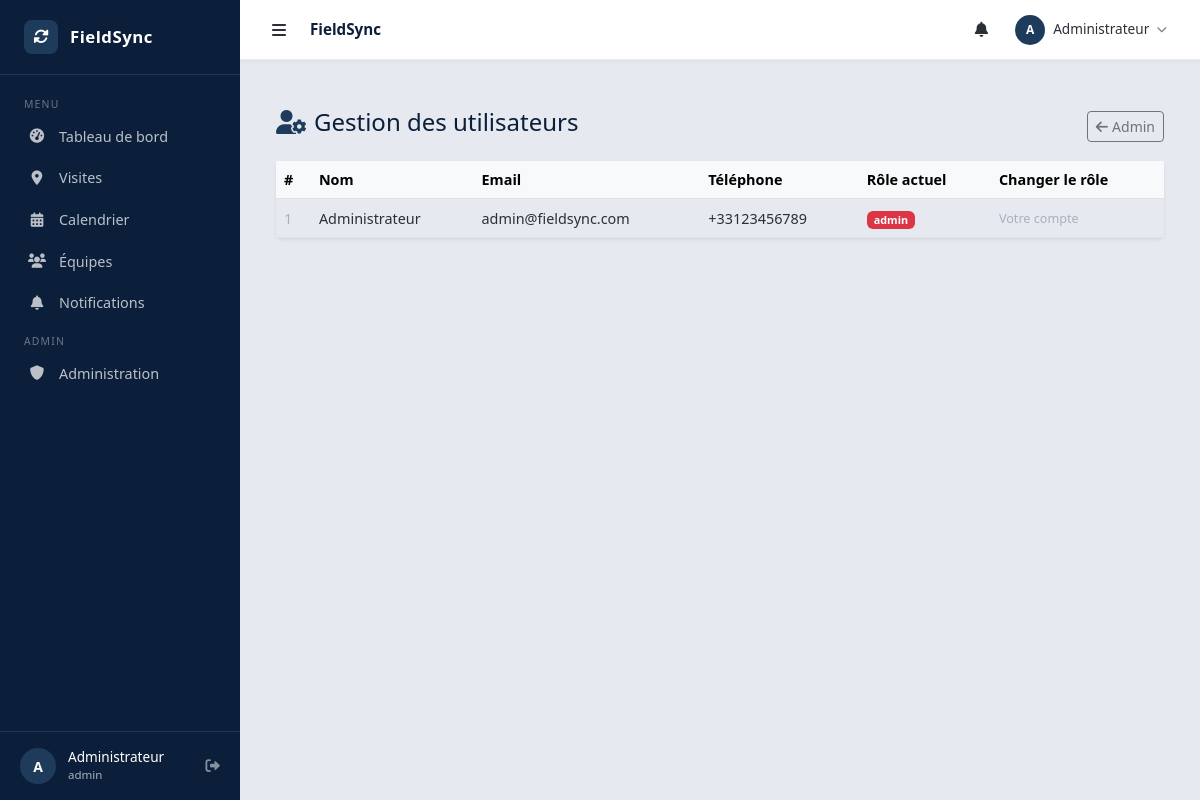
/index.php?controller=admin&action=users (signed in), run on the app's committed database.
### tables this page shows
CREATE TABLE IF NOT EXISTS `users` (
  `id` int(11) NOT NULL AUTO_INCREMENT,
  `name` varchar(100) NOT NULL,
  `email` varchar(100) NOT NULL,
  `password` varchar(255) NOT NULL,
  `role` enum('admin','manager','user') NOT NULL DEFAULT 'user',
  `phone` varchar(20) DEFAULT NULL,
  `created_at` datetime NOT NULL DEFAULT CURRENT_TIMESTAMP,
  `updated_at` datetime DEFAULT NULL ON UPDATE CURRENT_TIMESTAMP,
  PRIMARY KEY (`id`),
  UNIQUE KEY `email` (`email`)
);

### controllers/AdminController.php (called while the page is built, shortened)
<?php
class AdminController {
    private $db;
    public function __construct() {
        $database = new Database();
        $this->db = $database->getConnection();
    }
    public function users() {
        $user = new User($this->db);
        $users_stmt = $user->readAll();
        include 'views/admin/users.php';
    }
}
?>

### config/database.php (called while the page is built, shortened)
<?php
class Database {
    private $host;
    private $db_name;
    private $username;
    private $password;
    public function __construct() {
        $this->host     = $_ENV['DB_HOST']     ?? 'localhost';
        $this->db_name  = $_ENV['DB_NAME']     ?? 'fieldsync';
        $this->username = $_ENV['DB_USER']     ?? 'root';
        $this->password = $_ENV['DB_PASSWORD'] ?? '';
    }
    public function getConnection() {
        $this->conn = null;
        try {
            $this->conn = new PDO(
                "mysql:host={$this->host};dbname={$this->db_name};charset=utf8mb4",
                $this->username,
                $this->password
            );
            $this->conn->setAttribute(PDO::ATTR_ERRMODE, PDO::ERRMODE_EXCEPTION);
            $this->conn->setAttribute(PDO::ATTR_DEFAULT_FETCH_MODE, PDO::FETCH_ASSOC);
        } catch (PDOException $e) {
            error_log('DB connection error: ' . $e->getMessage());
            if (defined('DEBUG_MODE') && DEBUG_MODE) {
                echo "Erreur de connexion : " . $e->getMessage();
            } else {
                echo "Erreur de connexion à la base de données.";
            }
        }
        return $this->conn;
    }
}
?>

### models/User.php (called while the page is built, shortened)
<?php
class User {
    private $conn;
    private $table_name = "users";
    public function __construct($db) {
        $this->conn = $db;
    }
    public function readAll() {
        $query = "SELECT id, name, email, role, phone, created_at
                  FROM " . $this->table_name . "
                  ORDER BY name ASC";
        $stmt = $this->conn->prepare($query);
        $stmt->execute();
        return $stmt;
    }
}
?>

### views/admin/users.php (the view, shortened to what this page needs)
<?php include 'views/layout/header.php'; ?>
<div class="container mt-4">
    <div class="d-flex justify-content-between align-items-center mb-3">
        <h4><i class="fas fa-user-cog me-2 text-primary"></i>Gestion des utilisateurs</h4>
        <a href="index.php?controller=admin&action=index" class="btn btn-sm btn-outline-secondary">
            <i class="fas fa-arrow-left me-1"></i>Admin
        </a>
    </div>
    <div class="card border-0 shadow-sm">
        <div class="card-body p-0">
            <table class="table table-hover align-middle mb-0">
                <thead class="table-light">
                    <tr>
                        <th>#</th>
                        <th>Nom</th>
                        <th>Email</th>
                        <th>Téléphone</th>
                        <th>Rôle actuel</th>
                        <th>Changer le rôle</th>
                    </tr>
                </thead>
                <tbody>
                <?php while ($row = $users_stmt->fetch(PDO::FETCH_ASSOC)): ?>
                    <tr>
                        <td class="text-muted"><?= (int)$row['id'] ?></td>
                        <td><?= htmlspecialchars($row['name']) ?></td>
                        <td><?= htmlspecialchars($row['email']) ?></td>
                        <td><?= htmlspecialchars($row['phone'] ?? '/') ?></td>
                        <td>
                            <?php
                            $badge = ['admin' => 'danger', 'manager' => 'warning', 'user' => 'secondary'];
                            $b = $badge[$row['role']] ?? 'secondary';
                            ?>
                            <span class="badge bg-<?= $b ?>"><?= htmlspecialchars($row['role']) ?></span>
                        </td>
                        <td>
                            <?php if ((int)$row['id'] !== (int)$_SESSION['user_id']): ?>
                            <form method="POST" action="index.php?controller=admin&action=users" class="d-flex gap-2 align-items-center">
                                <input type="hidden" name="csrf_token" value="<?= generateCsrfToken() ?>">
                                <input type="hidden" name="user_id"    value="<?= (int)$row['id'] ?>">
                                <select name="role" class="form-select form-select-sm" style="width:120px">
                                    <option value="admin"   <?= $row['role']==='admin'   ? 'selected':'' ?>>admin</option>
                                    <option value="manager" <?= $row['role']==='manager' ? 'selected':'' ?>>manager</option>
                                    <option value="user"    <?= $row['role']==='user'    ? 'selected':'' ?>>user</option>
                                </select>
                                <button type="submit" class="btn btn-sm btn-outline-primary">
                                    <i class="fas fa-save"></i>
                                </button>
                            </form>
                            <?php else: ?>
                                <span class="text-muted small">Votre compte</span>
                            <?php endif; ?>
                        </td>
                    </tr>
                <?php endwhile; ?>
                </tbody>
            </table>
        </div>
    </div>
</div>
<?php include 'views/layout/footer.php'; ?>

### assets/css/style.css (style rules this page uses)
:root { --color-navy: #0B1F3A; --color-steel: #1F3B5C; --color-muted: #A7B1BE; --color-light: #E6E9EF; --color-dark: #2B2F36; --bs-primary: #1F3B5C; --bs-primary-rgb: 31,59,92; --bs-body-bg: #E6E9EF; --bs-body-color: #2B2F36; --bs-link-color: #1F3B5C; --bs-link-hover-color: #0B1F3A; }
body { background-color: var(--color-light); color: var(--color-dark); font-size: .9rem; }
h1, h2, h3, h4, h5 { color: var(--color-navy); }
.text-muted { color: var(--color-muted) !important; }
a { color: var(--color-steel); }
.card { border: none; box-shadow: 0 1px 6px rgba(11,31,58,.08); background: #fff; }

### data on the page
users: id "1", name "Administrateur", email "admin@fieldsync.com", phone "+33123456789", role "admin", shows "Votre compte"

### other printed values
APP_NAME "FieldSync"
$_avatar_letter "A"
$_SESSION['user_name'] "Administrateur"
$_SESSION['user_role'] "admin"
$_topbar_title "FieldSync"
